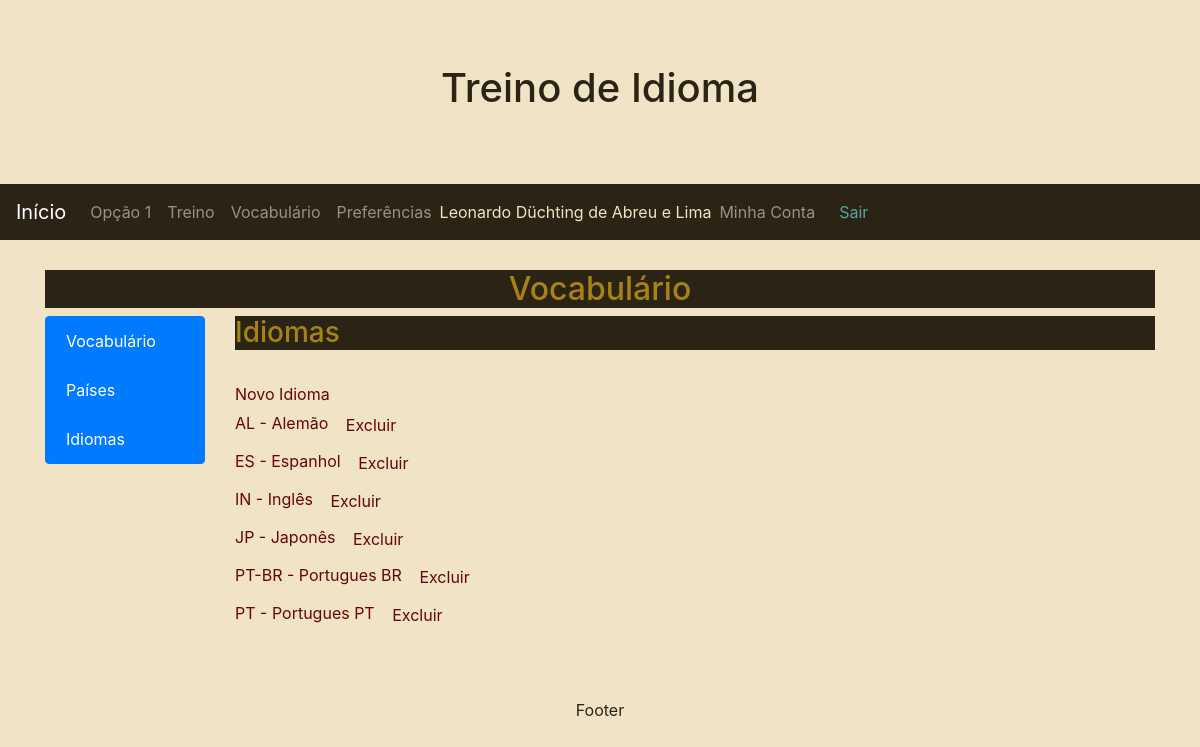
Page /Wortschatz/Sprachliste/ (signed in) on the earlier database version.
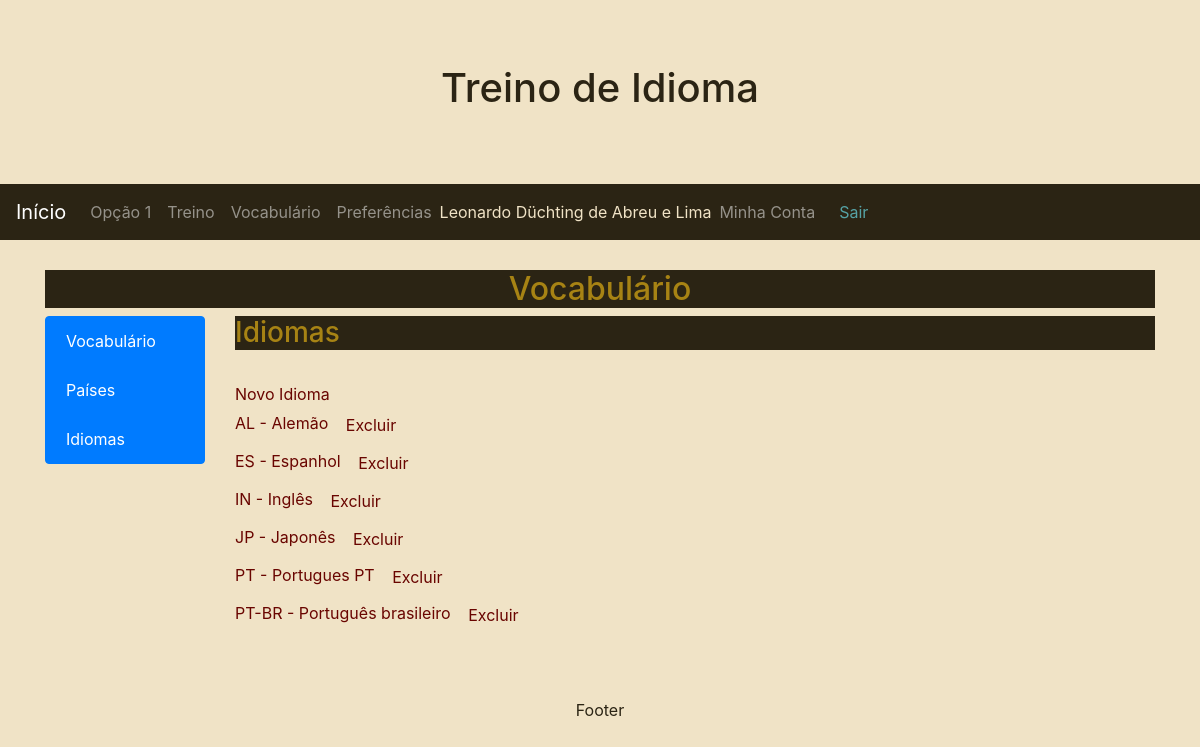
Same page on the later database version.
### Wortschatz/models.py (models this page shows, shortened)
class Sprache(models.Model):
    name  = models.CharField('Nome', max_length = 100, unique=True)
    slug  = models.SlugField('Abreviatura', max_length = 7, unique=True)
    lands = models.ManyToManyField(Land, through='Land_Sprache', verbose_name="Países")
    created = models.DateTimeField('Criado em', auto_now_add=True, null=True)
    modified = models.DateTimeField('Modificado em', auto_now=True, null=True)
    class Meta:
        verbose_name = 'Idioma'
        verbose_name_plural = 'Idiomas'
        ordering = ['name', 'slug', 'created', 'modified']

### Wortschatz/views.py (the view)
# urls.py: path('Sprachliste/', SprachlisteListView.as_view(), name='Sprachliste'),
class SprachlisteListView(LoginRequiredMixin, ListView):
    model = Sprache
    template_name = 'Wortschatz/Sprachliste.html'

### Zugriff/models.py (called while the page is built)
    def __str__(self):
        return self.name or self.username

### Wortschatz/templates/Wortschatz/Sprachliste.html (shortened to what this page needs)
{% extends "Wortschatz/index.html" %}
{% block Wortschatz_Inhalt %}
<header>
  <h3>Idiomas</h3>
</header>
<section>
  <br/><a href=" {% url 'Wortschatz:neuesSprache' %} ">Novo Idioma</a>
  {% if object_list %}
    {% for Sprache in object_list %}
      <br/><a href="{% url 'Wortschatz:Sprachewechseln' Sprache.slug %}">{{Sprache.slug}} - {{Sprache.name}}</a> <a href="{% url 'Wortschatz:Spracheloschen' Sprache.slug %}" class="btn btn-default" role="button">Excluir</a>
    {% endfor %}
  {% endif %}
</section>
{% endblock %}

Differences in the rows shown:
shown differently, row unchanged: Sprache "PT": moves up the list
changed Sprache "PT-BR": name "Portugues BR" → "Português brasileiro"
